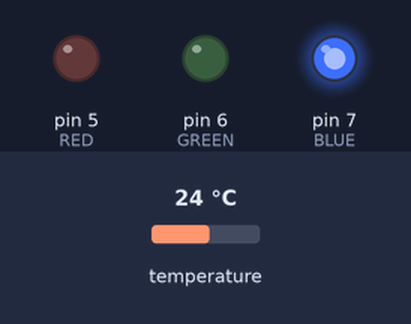
Recording of a sketch running on a simulated Arduino Uno, built with avr-gcc and run on an emulated ATmega328P. On the bench: output pins drawn as LEDs (lit = HIGH). The test bench sets the inputs (shaded band); at power-on: temperature 24 °C. What the sketch prints to the serial monitor is not drawn.

Above: at 1.8 s.
1.9 s: temperature set to 25.6 °C
At 3.3 s:
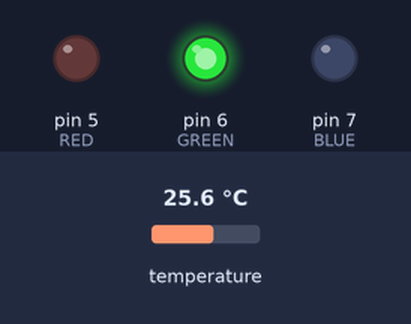
3.6 s: temperature set to 39.2 °C
7.4 s: temperature set to 40.6 °C
At 9.0 s:
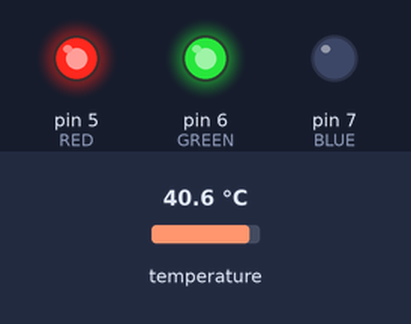
Timing chart, 0 to 10.5 s (numbered marks = the images above; inputs shaded):
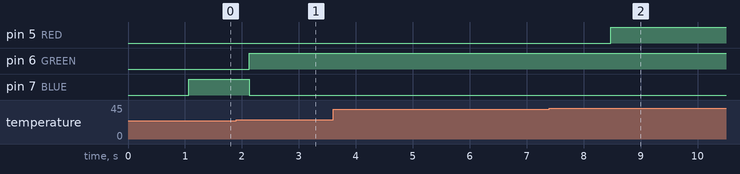

Measured:
- the behaviour switches between 24.9 and 25 °C on temperature (found by bisection; images 0 and 1)
- the behaviour switches between 39.9 and 40 °C on temperature (found by bisection; images 1 and 2)
- after the input at 1.9 s, pin 6 (GREEN): LOW → HIGH after 0.23 s; pin 7 (BLUE): HIGH → LOW after 0.23 s
- after the input at 3.6 s, every drawn part: stays the same
- after the input at 7.4 s, pin 5 (RED): LOW → HIGH after 1.1 s

The sketch:

HW3.1.ino
```cpp
#include <OneWire.h>
OneWire ds(8);
int temperature = 0;
long lastUpdateTime = 0;
const int TEMP_UPDATE_TIME = 1000;

#define RED 5
#define GREEN 6
#define BLUE 7

void setup() {
Serial.begin(9600);
pinMode(RED, OUTPUT);
pinMode(GREEN, OUTPUT);
pinMode(BLUE, OUTPUT);
}

void loop() {
    for (temperature; temperature > detectTemperature(); temperature) {
    Serial.print("Измеряю температуру: ");
        if ((temperature > -10) && (temperature < 25)) {
            Serial.print("Температура = ");
            Serial.print(temperature);
            Serial.println(" градусов Цельсия. (Прохладно)");
            analogWrite(RED, 0);
            analogWrite(GREEN, 0);
            analogWrite(BLUE, 255);
            //setColor(0, 0, 255);
            delay(1000);
        } else if ((temperature >= 25) && (temperature < 40)) {
            Serial.print("Температура = ");
            Serial.print(temperature);
            Serial.println(" градусов Цельсия. (Тепло)");
            analogWrite(RED, 0);
            analogWrite(GREEN, 255);
            analogWrite(BLUE, 0);
        //setColor(0, 255, 0);
        delay(1000);
        } else if ((temperature >= 40) && (temperature <= 80)) {
            Serial.print("Температура = ");
            Serial.print(temperature);
            Serial.println(" градусов Цельсия. (Горячо)");
            analogWrite(RED, 255);
            analogWrite(GREEN, 255);
            analogWrite(BLUE, 0);
            //setColor(255, 255, 0);
            delay(1000);
        } else if ((temperature > 80) && (temperature <= 100)) {
            Serial.print("Температура = ");
            Serial.print(temperature);
            Serial.println(" градусов Цельсия. (Очень горячо)");
            analogWrite(RED, 250);
            analogWrite(GREEN, 0);
            analogWrite(BLUE, 0);
            //setColor(255, 0, 0);
            delay(1000);
        }
    }

// BLUE - cold
//setColor(0, 0, 255);
//delay(1000);
// GREEN - normal
//setColor(0, 255, 0);
//delay(1000);
// YELLOW - hot
//setColor(255, 255, 0);
//delay(1000);
// RED - very hot
//setColor(255, 0, 0);
//delay(1000);
// WHITE - LED on
//setColor(255, 255, 255);
//delay(1000);
}

void setColor(int R, int G, int B) {
    analogWrite(RED, R);
    analogWrite(GREEN, G);
    analogWrite(BLUE, B);
}

int detectTemperature() {
byte data[2];
ds.reset();
ds.write(0xCC);
ds.write(0x44);

    if (millis() - lastUpdateTime > TEMP_UPDATE_TIME) {
        lastUpdateTime = millis();
        ds.reset();
        ds.write(0xCC);
        ds.write(0xBE);
        data[0] = ds.read();
        data[1] = ds.read();

        temperature = (data[1] << 8) + data[0];
        temperature = temperature >> 4;
    }
}
```
